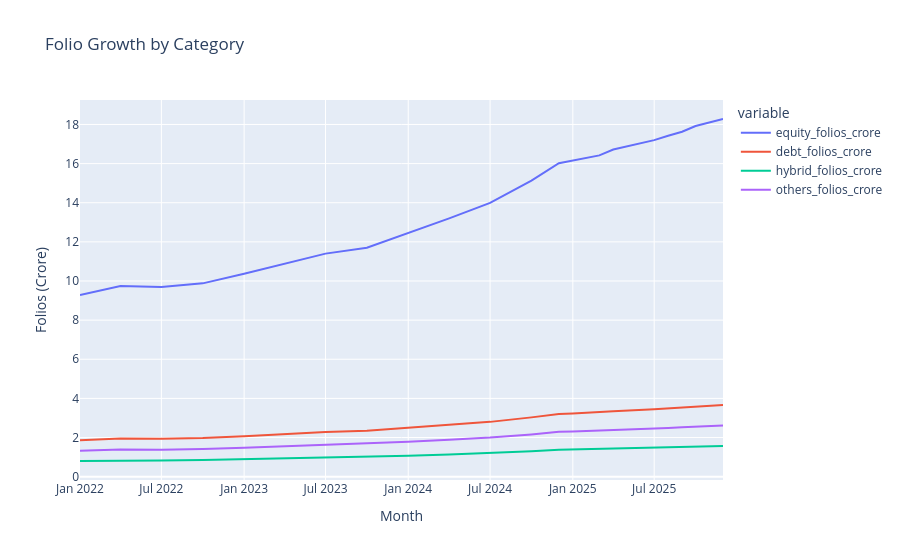

The code cell stored with this chart in its notebook:
### Markdown cell above
## Growth by Folio Category

The following chart compares the growth of different folio categories over time.

### Code cell
fig = px.line(
    folios,
    x='month',
    y=[
        'equity_folios_crore',
        'debt_folios_crore',
        'hybrid_folios_crore',
        'others_folios_crore'
    ],
    title='Folio Growth by Category'
)

fig.update_layout(
    xaxis_title='Month',
    yaxis_title='Folios (Crore)'
)

fig.show()

### Figure 1 — Plotly figure (JSON) as saved in the notebook; plotly's stock layout.template omitted (floating-point values rounded to 4 significant figures)
{"data": [{"hovertemplate": "variable=equity_folios_crore<br>month=%{x}<br>value=%{y}<extra></extra>", "legendgroup": "equity_folios_crore", "line": {"color": "#636efa", "dash": "solid"}, "marker": {"symbol": "circle"}, "mode": "lines", "name": "equity_folios_crore", "orientation": "v", "showlegend": true, "type": "scatter", "x": ["2022-01-01T00:00:00", "2022-04-01T00:00:00", "2022-07-01T00:00:00", "2022-10-01T00:00:00", "2023-01-01T00:00:00", "2023-04-01T00:00:00", "2023-07-01T00:00:00", "2023-10-01T00:00:00", "2024-01-01T00:00:00", "2024-04-01T00:00:00", "2024-07-01T00:00:00", "2024-10-01T00:00:00", "2024-12-01T00:00:00", "2025-01-01T00:00:00", "2025-03-01T00:00:00", "2025-04-01T00:00:00", "2025-07-01T00:00:00", "2025-08-01T00:00:00", "2025-09-01T00:00:00", "2025-10-01T00:00:00", "2025-12-01T00:00:00"], "xaxis": "x", "y": [9.28, 9.74, 9.69, 9.88, 10.37, 10.88, 11.4, 11.7, 12.45, 13.2, 13.99, 15.13, 16.02, 16.17, 16.42, 16.72, 17.2, 17.42, 17.63, 17.92, 18.28], "yaxis": "y"}, {"hovertemplate": "variable=debt_folios_crore<br>month=%{x}<br>value=%{y}<extra></extra>", "legendgroup": "debt_folios_crore", "line": {"color": "#EF553B", "dash": "solid"}, "marker": {"symbol": "circle"}, "mode": "lines", "name": "debt_folios_crore", "orientation": "v", "showlegend": true, "type": "scatter", "x": ["2022-01-01T00:00:00", "2022-04-01T00:00:00", "2022-07-01T00:00:00", "2022-10-01T00:00:00", "2023-01-01T00:00:00", "2023-04-01T00:00:00", "2023-07-01T00:00:00", "2023-10-01T00:00:00", "2024-01-01T00:00:00", "2024-04-01T00:00:00", "2024-07-01T00:00:00", "2024-10-01T00:00:00", "2024-12-01T00:00:00", "2025-01-01T00:00:00", "2025-03-01T00:00:00", "2025-04-01T00:00:00", "2025-07-01T00:00:00", "2025-08-01T00:00:00", "2025-09-01T00:00:00", "2025-10-01T00:00:00", "2025-12-01T00:00:00"], "xaxis": "x", "y": [1.86, 1.95, 1.94, 1.98, 2.07, 2.18, 2.28, 2.34, 2.49, 2.64, 2.8, 3.03, 3.2, 3.23, 3.28, 3.34, 3.44, 3.48, 3.53, 3.58, 3.66], "yaxis": "y"}, {"hovertemplate": "variable=hybrid_folios_crore<br>month=%{x}<br>value=%{y}<extra></extra>", "legendgroup": "hybrid_folios_crore", "line": {"color": "#00cc96", "dash": "solid"}, "marker": {"symbol": "circle"}, "mode": "lines", "name": "hybrid_folios_crore", "orientation": "v", "showlegend": true, "type": "scatter", "x": ["2022-01-01T00:00:00", "2022-04-01T00:00:00", "2022-07-01T00:00:00", "2022-10-01T00:00:00", "2023-01-01T00:00:00", "2023-04-01T00:00:00", "2023-07-01T00:00:00", "2023-10-01T00:00:00", "2024-01-01T00:00:00", "2024-04-01T00:00:00", "2024-07-01T00:00:00", "2024-10-01T00:00:00", "2024-12-01T00:00:00", "2025-01-01T00:00:00", "2025-03-01T00:00:00", "2025-04-01T00:00:00", "2025-07-01T00:00:00", "2025-08-01T00:00:00", "2025-09-01T00:00:00", "2025-10-01T00:00:00", "2025-12-01T00:00:00"], "xaxis": "x", "y": [0.8, 0.83, 0.83, 0.85, 0.89, 0.93, 0.98, 1.0, 1.07, 1.13, 1.2, 1.3, 1.37, 1.39, 1.41, 1.43, 1.47, 1.49, 1.51, 1.54, 1.57], "yaxis": "y"}, {"hovertemplate": "variable=others_folios_crore<br>month=%{x}<br>value=%{y}<extra></extra>", "legendgroup": "others_folios_crore", "line": {"color": "#ab63fa", "dash": "solid"}, "marker": {"symbol": "circle"}, "mode": "lines", "name": "others_folios_crore", "orientation": "v", "showlegend": true, "type": "scatter", "x": ["2022-01-01T00:00:00", "2022-04-01T00:00:00", "2022-07-01T00:00:00", "2022-10-01T00:00:00", "2023-01-01T00:00:00", "2023-04-01T00:00:00", "2023-07-01T00:00:00", "2023-10-01T00:00:00", "2024-01-01T00:00:00", "2024-04-01T00:00:00", "2024-07-01T00:00:00", "2024-10-01T00:00:00", "2024-12-01T00:00:00", "2025-01-01T00:00:00", "2025-03-01T00:00:00", "2025-04-01T00:00:00", "2025-07-01T00:00:00", "2025-08-01T00:00:00", "2025-09-01T00:00:00", "2025-10-01T00:00:00", "2025-12-01T00:00:00"], "xaxis": "x", "y": [1.33, 1.39, 1.38, 1.41, 1.48, 1.55, 1.63, 1.67, 1.78, 1.89, 2.0, 2.16, 2.29, 2.31, 2.35, 2.39, 2.46, 2.49, 2.52, 2.56, 2.61], "yaxis": "y"}], "layout": {"legend": {"title": {"text": "variable"}, "tracegroupgap": 0}, "title": {"text": "Folio Growth by Category"}, "xaxis": {"anchor": "y", "domain": [0, 1], "title": {"text": "Month"}}, "yaxis": {"anchor": "x", "domain": [0, 1], "title": {"text": "Folios (Crore)"}}}}
